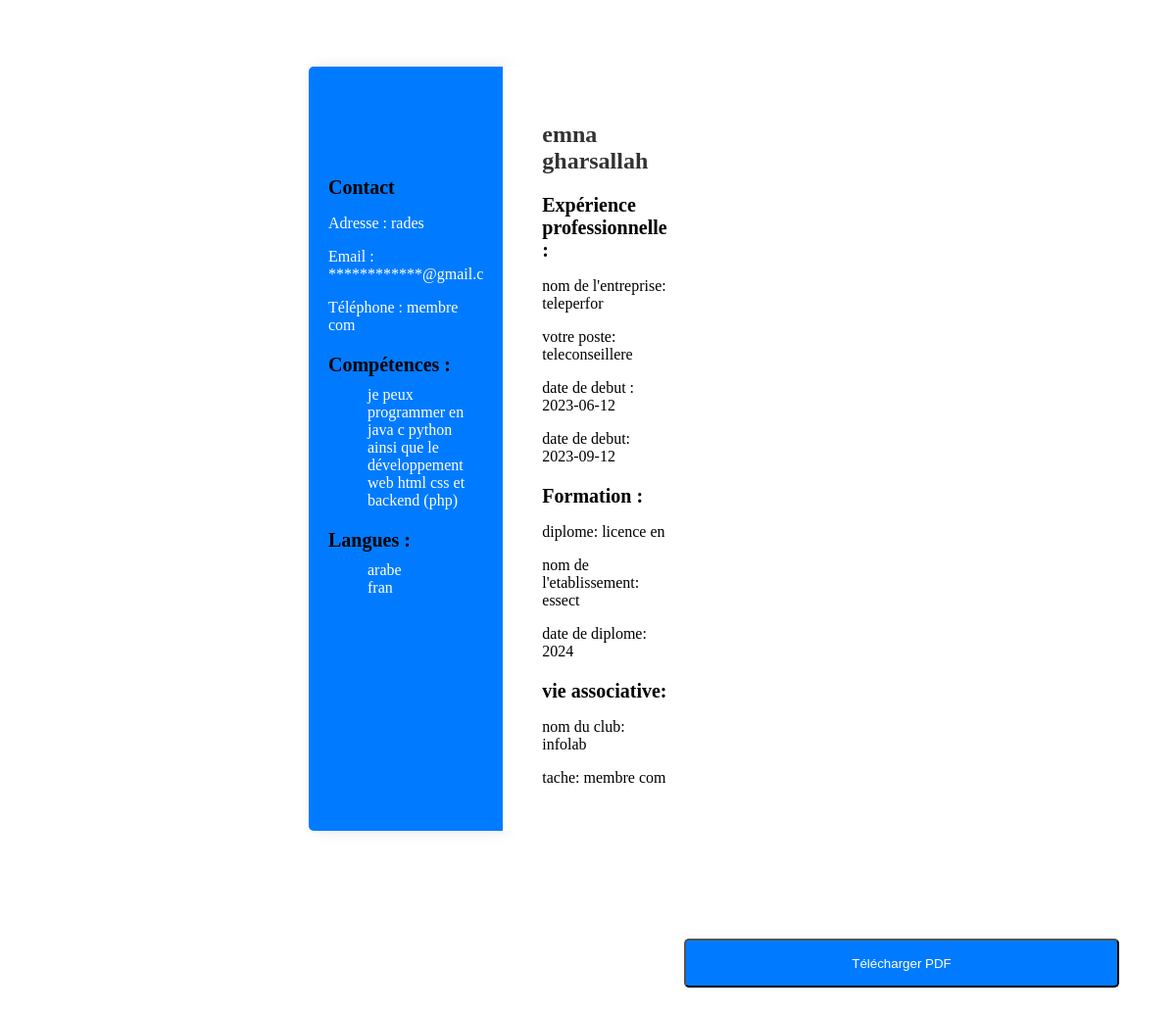
The app's page /cv.php with its own data.
### tables this page shows
CREATE TABLE IF NOT EXISTS `user` (
  `id` int NOT NULL AUTO_INCREMENT,
  `nom` varchar(10) NOT NULL,
  `prenom` varchar(20) NOT NULL,
  `adresse` varchar(30) NOT NULL,
  `tel` varchar(10) NOT NULL,
  `email` varchar(20) NOT NULL,
  `competences` varchar(100) NOT NULL,
  `nomentre` varchar(10) NOT NULL,
  `poste` varchar(20) NOT NULL,
  `date_deb` date NOT NULL,
  `date_fin` date NOT NULL,
  `diplome` varchar(10) NOT NULL,
  `ecole` varchar(10) NOT NULL,
  `date` varchar(10) NOT NULL,
  `club` varchar(10) NOT NULL,
  `tache` varchar(10) NOT NULL,
  `langues` varchar(10) NOT NULL,
  PRIMARY KEY (`id`)
);

### cv.php (the view, shortened to what this page needs)
<!DOCTYPE html>
<html lang="en">
<head>
</head>
<body>
<page size='A4'>
<div class="container">
    <div class="leftpannel">
    <div class="info">
        <?php
        $dsn = 'mysql:host=localhost;dbname=bd_cv';
        $username = 'root';
        $password = '';
        try {
            $dbh = new PDO($dsn, $username, $password);
            $dbh->setAttribute(PDO::ATTR_ERRMODE, PDO::ERRMODE_EXCEPTION);
        } catch (PDOException $e) {
            echo 'Connexion échouée : ' . $e->getMessage();
            exit();
        }
        $stmt = $dbh->query('SELECT * FROM user ORDER BY id DESC LIMIT 1');
        $user = $stmt->fetch(PDO::FETCH_ASSOC);
        if ($user) {
            echo "<br>";
            echo "<br>";
            echo "<br>";
            echo "<br>";
            echo "<h2> Contact </h2>";
            echo "<div class='cv'>";
            echo "<p>Adresse : {$user['adresse']}</p>";
            echo "<p>Email : {$user['email']}</p>";
            echo "<p>Téléphone : {$user['tel']}</p>";
            ?>
        </div>
        <div class="cv">
                <?php
            echo "<h2>Compétences :</h2>";
            echo "<ul>";
            foreach (explode(',', $user['competences']) as $competence) {
                echo "<li>$competence</li>";
            }
            echo "</ul>";
            echo "<h2>Langues :</h2>";
            echo "<ul>";
            foreach (explode(',', $user['langues']) as $langue) {
                echo "<li>$langue</li>";
            }
            ?>
        </div>
    </div>
    <div class="rightpannel">
            <?php
            echo "<h1>{$user['prenom']} {$user['nom']}</h1>";
            echo "<h2>Expérience professionnelle :</h2>";
            echo "<p>nom de l'entreprise: {$user['nomentre']}</p>";
            echo "<p>votre poste: {$user['poste']}</p>";
            echo "<p>date de debut : {$user['date_deb']}</p>";
            echo "<p>date de debut: {$user['date_fin']}</p>";
            echo "<h2>Formation :</h2>";
            echo "<p>diplome: {$user['diplome']}</p>";
            echo "<p>nom de l'etablissement: {$user['ecole']}</p>";
            echo "<p>date de diplome: {$user['date']}</p>";
             echo "<h2> vie associative:</h2>";
             echo "<p>nom du club: {$user['club']}</p>";
             echo "<p>tache: {$user['tache']}</p>";
            echo "</div>";
        } else {
            echo "<p>Aucun utilisateur trouvé.</p>";
        }
        ?>
    </div>
</page>
<div class="btn">
<button class="btna" onclick="downloadPDF()" class="pdf">Télécharger PDF</button>
</div>
</body>
</html>

### cv.php (style rules this page uses)
.container { max-width : 650px; margin : 0 auto; padding : 20px; display : flex; justify-content : space-between; }
.leftpannel { float : left; width : 40%; display : flex; padding: 40px; max-width : 350px; }
.rightpannel { float: right; width: 60%; background-color: #fff; padding: 40px; border-radius: 0 5px 5px 0; }
.info { background-color: #007bff; color: #fff; padding: 20px; border-radius: 5px 0 0 5px; box-shadow: 5px 0 15px rgba(0, 0, 0, 0.1); }
h1 { color: #333; font-size: 24px; margin-bottom: 10px; }
h2 { color: black; font-size: 20px; margin-top: 20px; margin-bottom: 10px; }
p { color: withe; font-size: 16px; margin-bottom: 5px; }
ul { margin-top: 0; margin-bottom: 10px; }
ul li { list-style-type: none; }
.btna { display: inline-block; padding: 10px 20px; background-color: #007bff; color: #fff; text-decoration: none; border-radius: 5px; transition: background-color 0.3s ease; float: center; display: flex; }
.btn { float: center; display: flex; }
.btna { color: white; border-radius: 5px; align-items: center; background-color: #007bff; width: 550px; height: 50px; margin : 50px 50px 50px 50px; margin-left: 690px; justify-content: center; }

### records on screen
user: adresse "rades", email "************@gmail.c", tel "membre com", competences "je peux programmer en java c python ainsi que le développement web html css et backend (php)", langues "arabe", langues "fran", prenom "emna", nom "gharsallah", nomentre "teleperfor", poste "teleconseillere", date_deb "2023-06-12", date_fin "2023-09-12", diplome "licence en", ecole "essect", date "2024", club "infolab", tache "membre com"
